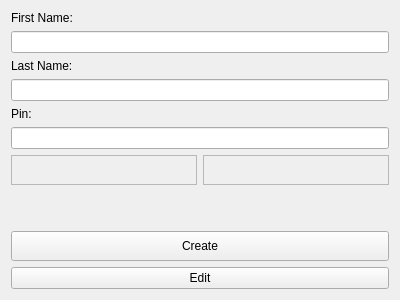
<?xml version="1.0" encoding="UTF-8"?>
<ui version="4.0">
 <class>UserInfo</class>
 <widget class="QWidget" name="UserInfo">
  <property name="geometry">
   <rect>
    <x>0</x>
    <y>0</y>
    <width>400</width>
    <height>300</height>
   </rect>
  </property>
  <property name="windowTitle">
   <string>Form</string>
  </property>
  <layout class="QVBoxLayout" name="verticalLayout">
   <item>
    <widget class="QLabel" name="lbl_FirstName">
     <property name="text">
      <string>First Name:</string>
     </property>
    </widget>
   </item>
   <item>
    <widget class="QLineEdit" name="line_FirstName"/>
   </item>
   <item>
    <widget class="QLabel" name="lbl_LastName">
     <property name="text">
      <string>Last Name:</string>
     </property>
    </widget>
   </item>
   <item>
    <widget class="QLineEdit" name="line_LastName"/>
   </item>
   <item>
    <widget class="QLabel" name="lbl_Pin">
     <property name="text">
      <string>Pin:</string>
     </property>
    </widget>
   </item>
   <item>
    <widget class="QLineEdit" name="line_Pin">
     <property name="text">
      <string/>
     </property>
     <property name="maxLength">
      <number>6</number>
     </property>
     <property name="echoMode">
      <enum>QLineEdit::Password</enum>
     </property>
    </widget>
   </item>
   <item>
    <layout class="QHBoxLayout" name="horizontalLayout">
     <item>
      <widget class="QLabel" name="label_2">
       <property name="sizePolicy">
        <sizepolicy hsizetype="Preferred" vsizetype="Expanding">
         <horstretch>0</horstretch>
         <verstretch>0</verstretch>
        </sizepolicy>
       </property>
       <property name="frameShape">
        <enum>QFrame::StyledPanel</enum>
       </property>
       <property name="text">
        <string/>
       </property>
       <property name="pixmap">
        <pixmap resource="images.qrc">:/images/logo_qt.png</pixmap>
       </property>
       <property name="alignment">
        <set>Qt::AlignCenter</set>
       </property>
      </widget>
     </item>
     <item>
      <widget class="QLabel" name="label">
       <property name="sizePolicy">
        <sizepolicy hsizetype="Preferred" vsizetype="Expanding">
         <horstretch>0</horstretch>
         <verstretch>0</verstretch>
        </sizepolicy>
       </property>
       <property name="frameShape">
        <enum>QFrame::StyledPanel</enum>
       </property>
       <property name="text">
        <string/>
       </property>
       <property name="pixmap">
        <pixmap resource="images.qrc">:/images/logo_sqlite.png</pixmap>
       </property>
       <property name="alignment">
        <set>Qt::AlignCenter</set>
       </property>
      </widget>
     </item>
    </layout>
   </item>
   <item>
    <spacer name="verticalSpacer">
     <property name="orientation">
      <enum>Qt::Vertical</enum>
     </property>
     <property name="sizeHint" stdset="0">
      <size>
       <width>20</width>
       <height>40</height>
      </size>
     </property>
    </spacer>
   </item>
   <item>
    <widget class="QPushButton" name="btn_Create">
     <property name="sizePolicy">
      <sizepolicy hsizetype="Minimum" vsizetype="Expanding">
       <horstretch>0</horstretch>
       <verstretch>0</verstretch>
      </sizepolicy>
     </property>
     <property name="text">
      <string>Create</string>
     </property>
    </widget>
   </item>
   <item>
    <widget class="QPushButton" name="btn_Edit">
     <property name="text">
      <string>Edit</string>
     </property>
    </widget>
   </item>
  </layout>
 </widget>
 <resources>
  <include location="images.qrc"/>
 </resources>
 <connections/>
</ui>
